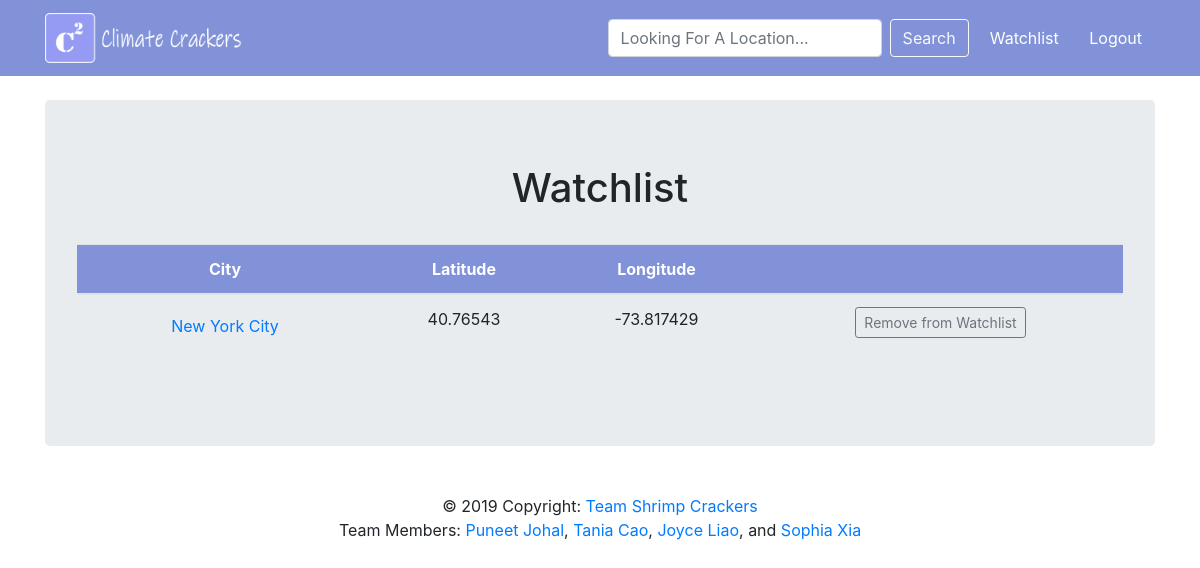
The app's page /watchlist (signed in), older data.
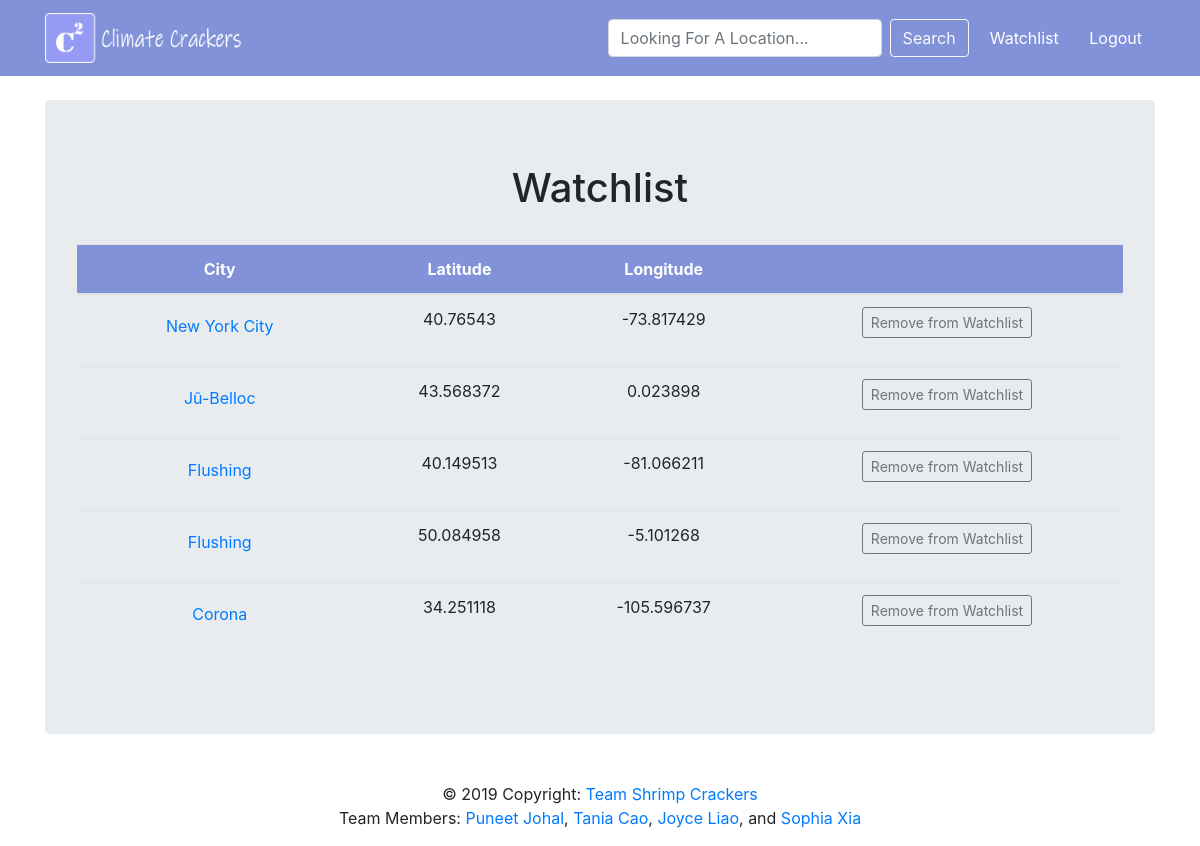
The same page, newer data.
### tables this page shows
CREATE TABLE watchlist (username TEXT, location TEXT, latitude FLOAT, longitude FLOAT);

### __init__.py (the view)
@app.route("/watchlist")
def load_wl():
    locations = db.get_watchlist(session["logged_in"])
    return render_template("watchlist.html", title = "Watchlist", heading = "Watchlist", watchlist = locations, logged_in=True)

### util/db.py (called while the page is built)
def get_watchlist(user):
    db = sqlite3.connect(DB_FILE)
    c = db.cursor()
    watchlist_data = []
    for each in c.execute("SELECT * FROM watchlist WHERE username =?", (user,)):
        temp = []
        for i in range (1,len(each)):
            temp.append(each[i])
        watchlist_data.append(temp)
    db.close()
    return watchlist_data

### templates/watchlist.html (shortened to what this page needs)
{% extends "parent.html" %}
{% block content %}
<div class="table-responsive">
  <table class="table table-hover text-center" width="100%">
    <thead>
      <tr class="text-white" style="background-color: #8192d9;">
        <th>City</th>
	<th>Latitude</th>
	<th>Longitude</th>
	<th></th>
      </tr>
    </thead>
    <tbody>
      {% for each in watchlist %}
      <tr>
        <td>
          <form action="/info">
            <button type="submit" class="btn btn-link">{{each[0]}}</button>
          </form>
        </td>
        <td>{{each[1]}}</td>
        <td>{{each[2]}}</td>
        <td>
            <form action = "/change_wl">
            <div class="form-group">
                <button type="submit" class="btn btn-outline-secondary btn-sm" name = "update" value = "Remove from watchlist">Remove from Watchlist</button>
	    </div>
	  </form>
        </td>
      </tr>
      {% endfor %}
    </tbody>
  </table>
</div>
{% endblock %}

### templates/parent.html (shortened to what this page needs)
<!DOCTYPE html>
<html lang="en" dir="ltr">
  {% block head %}
  <head>
    <link rel="stylesheet" href="https://stackpath.bootstrapcdn.com/bootstrap/4.1.3/css/bootstrap.min.css">
    <link rel="stylesheet" href="/static/style.css">
  </head>
  {% endblock %}
  <body>
    {% block header %}
    <nav class="navbar navbar-expand-lg navbar-dark navbar-fixed-top" style="background-color: #8192d9;">
      <div class="container">
	<a class="navbar-brand" href="/"><img src="/static/pic.png" class="img-fluid" width="205" height="50"></a>
	<div class="collapse navbar-collapse" id="navbarNavDropdown">
	  <ul class="navbar-nav flex-row ml-md-auto d-none d-md-flex">
	    <li class="nav-item active mx-2">
	      <form class="form-inline" action = "/search">
		<input class="form-control mr-sm-2" type="search" placeholder="Looking For A Location..." aria-label="Search" name="search_location">
		<button class="btn btn-outline-light my-2 my-sm-0" type="submit">Search</button>
	      </form>
	    </li>
            {% if not logged_in %}
	    <li class="nav-item dropdown active mx-2">
	      <a class="nav-link dropdown-toggle" href="#" id="login" role="button" data-toggle="dropdown" aria-haspopup="true" aria-expanded="false">
		User
	      </a>
              <div class="dropdown-menu" aria-labelledby="login" style="background-color: #9aa7e0;">
		<a class="dropdown-item text-secondary" href="/login">Login</a>
		<a class="dropdown-item text-secondary" href="/register">Register</a>
              </div>
              {% else %}
              <div class="center">
		<a class="btn btn-black text-white" href="/watchlist">Watchlist</a>
		<a class="btn btn-black text-white" href="/logout">Logout</a>
	      </div>
              {% endif %}
	  </ul>
	</div>
      </div>
    </nav>
    {% endblock %}
    <div class="container">
      <div class="jumbotron">
	<h1 class="text-center"> {{ heading }} </h1>
	<br>
	{% block content %}
	{% endblock %}
      </div>
    </div>
    {% block footer %}
    <footer class="page-footer" style="text-decoration: none;">
      <center>
	<div class="footer-copyright text-center py-3"> &copy 2019 Copyright: <a href="https://github.com/puneetjohal/ShrimpCrackers"> Team Shrimp Crackers</a>
	  <br> Team Members:
	  <a href="https://github.com/puneetjohal">Puneet Johal</a>,
	  <a href="https://github.com/taniacao12">Tania Cao</a>,
	  <a href="https://github.com/joyceliaoo">Joyce Liao</a>, and
	  <a href="https://github.com/sxia1">Sophia Xia</a>
	</div>
      </center>
    </footer>
    {% endblock %}
  </body>
</html>

Row changes from the older to the newer data that the page shows:
added watchlist: location "Jû-Belloc", latitude "43.568372", longitude "0.023898"
added watchlist: location "Flushing", latitude "40.149513", longitude "-81.066211"
added watchlist: location "Flushing", latitude "50.084958", longitude "-5.101268"
added watchlist: location "Corona", latitude "34.251118", longitude "-105.596737"
